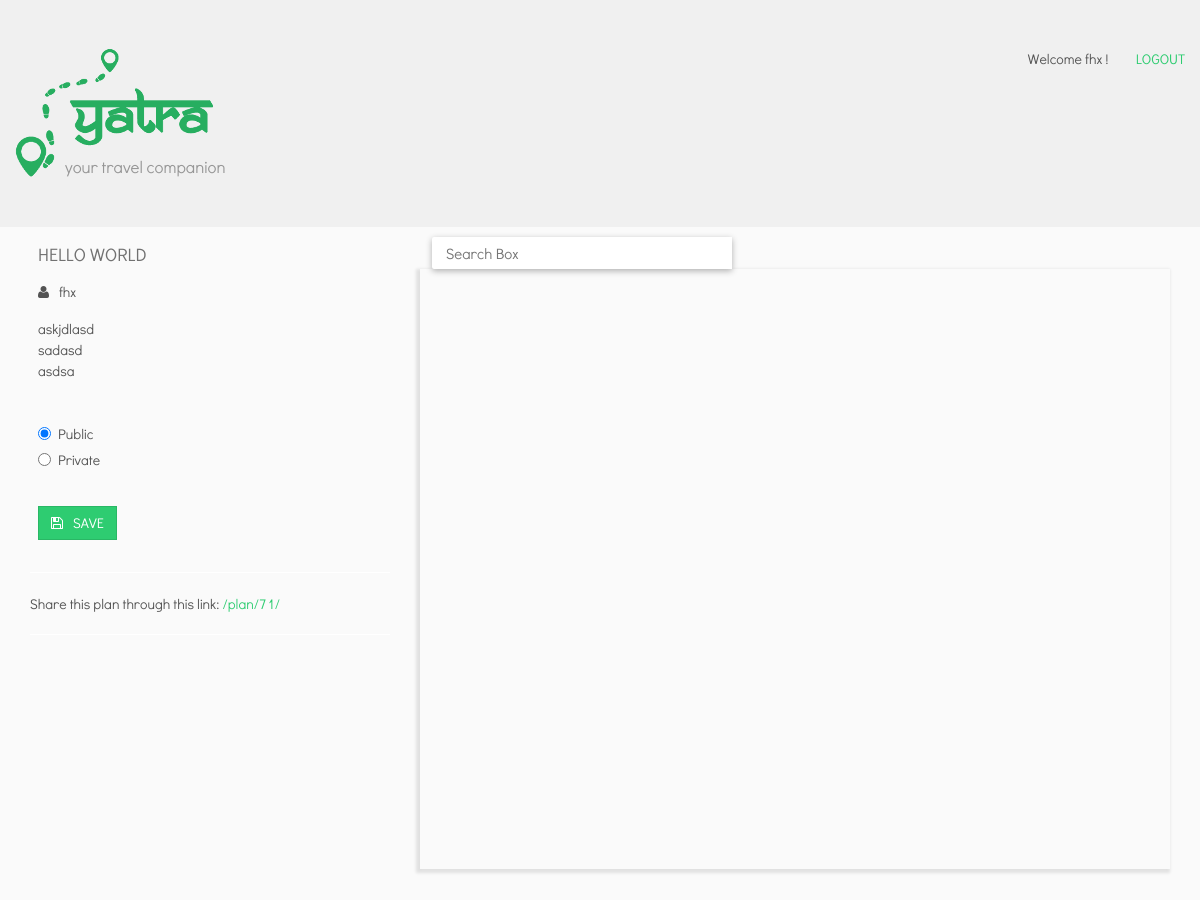
/plan/71/ (signed in, upper part), run on an earlier commit of the app's database.
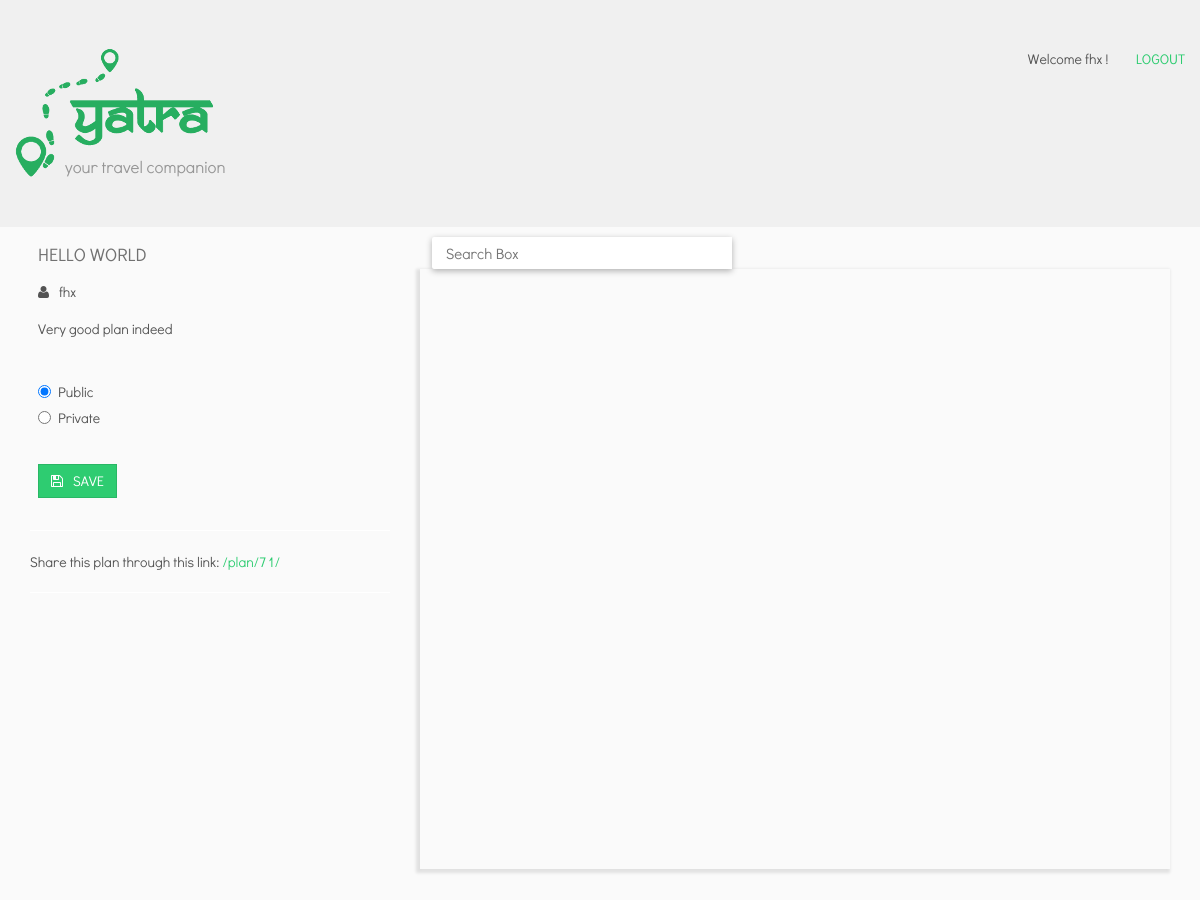
And on a later commit of the database.
### tour/models.py (models this page shows, shortened)
class Plan(models.Model):
    title = models.CharField(max_length=50)
    category = models.ForeignKey(Category)
    description = models.TextField(blank=True, default="")
    destination = models.ForeignKey(Destination)
    next_point = models.OneToOneField(TripPoint, null=True, blank=True,
                                      default=None)
    budget = models.IntegerField(null=True, blank=True, default=None)
    public = models.BooleanField(default=True)
    number_of_days = models.IntegerField(default=0)
    created_by = models.ForeignKey(User)
    created_at = models.DateTimeField(auto_now_add=True)

### tour/views.py (the view, shortened to what this page needs)
# urls.py: url(r'^plan/(?P<pk>\d+)/$', PlanView.as_view(), name="plan"),
class PlanView(View):
    @method_decorator(login_required)
    def get(self, request, pk):
        plan = Plan.objects.get(pk=pk)
        plan.rating = Review.get_average_rating(plan)
        points = []
        point = plan.next_point
        while point:
            points.append(point)
            point = point.next_point
        try:
            review = Review.objects.get(plan=plan, posted_by=request.user)
        except:
            review = None
        try:
            agency = Agency.objects.get(user=plan.created_by)
        except:
            agency = None
        return render(request, 'tour/plan.html', {
            'plan': plan,
            'edit': plan.created_by == request.user,
            'points': points,
            'review': review,
            'agency': agency,
            'all_reviews': Review.objects.all().order_by('-posted_at'),
        })

### tour/models.py (called while the page is built)
    @staticmethod
    def get_average_rating(plan):
        ratings = Review.objects.filter(plan=plan).values_list('rating',
                                                               flat=True)
        return 0 if len(ratings) == 0 else sum(ratings)/len(ratings)

### tour/templates/tour/plan.html (shortened to what this page needs)
{% extends 'base.html' %}
{% load staticfiles %}
{% block headblock %}
<link rel="stylesheet" type="text/css" href="{% static 'css/rating.css' %}">
<link rel="stylesheet" type="text/css" href="{% static 'css/map.css' %}">
<link rel="stylesheet" type="text/css" href="{% static 'css/plan.css' %}">
{% endblock %}
{% block bodyblock %}
<div class="section" id="header-section">
    <div class="container">
        {% include 'tour/title-wrapper.html' %}
    </div>
</div>
<div class="section" id="body-section">
    <div class="container">
        <div class="row">
            <div class="col-md-4">
                <h4 id="title" {% if edit %} contenteditable="true" placeholder="Enter Title" {% endif %}>{{ plan.title }}</h4>
                <div id="created-by"><i class="fa fa-user"></i>{{plan.created_by}}</div>
                <div id="description" {% if edit %} contenteditable="true" placeholder="Enter Description" {% endif %}>{{ plan.description|safe }}</div>
                <div id="trip-points-wrapper">
                </div>
                {% if edit %}
                <div style="padding: 8px;">
                    <div class="radio">
                        <label><input id="public-radio" type="radio" name="plan-public" {% if plan.public %}checked{% endif %} value="public"> Public</label>
                    </div>
                    <div class="radio">
                        <label><input type="radio" name="plan-public" {% if not plan.public %}checked{% endif %} value="private"> Private</label>
                    </div>
                </div>
                <div id="post-plan-wrapper">
                    <button id="post-plan" class="btn btn-primary"><i class="fa fa-save"></i>Save</button>
                </div>
                {% endif %}
                <hr>
                <div>
                    Share this plan through this link:
                    <a href="{{request.get_full_path}}" style="text-transform:lowercase;">{{request.get_full_path}}</a>
                </div>
                <hr>
            </div>
            <div class="col-md-8">
                <div class="row">
                    <div class="col-md-12">
                        <input id="pac-input" class="controls" type="text" placeholder="Search Box">
                        <div id="map" oncontextmenu="return false;"></div>
                    </div>
                </div>
            </div>
        </div>
        <div id="review-block">
        </div>
    </div>
</div>
{% endblock %}

What changed in the data, as far as the page shows it:
changed Plan "HELLO WORLD": description "askjdlasd sadasd asdsa" → "Very good plan indeed"
